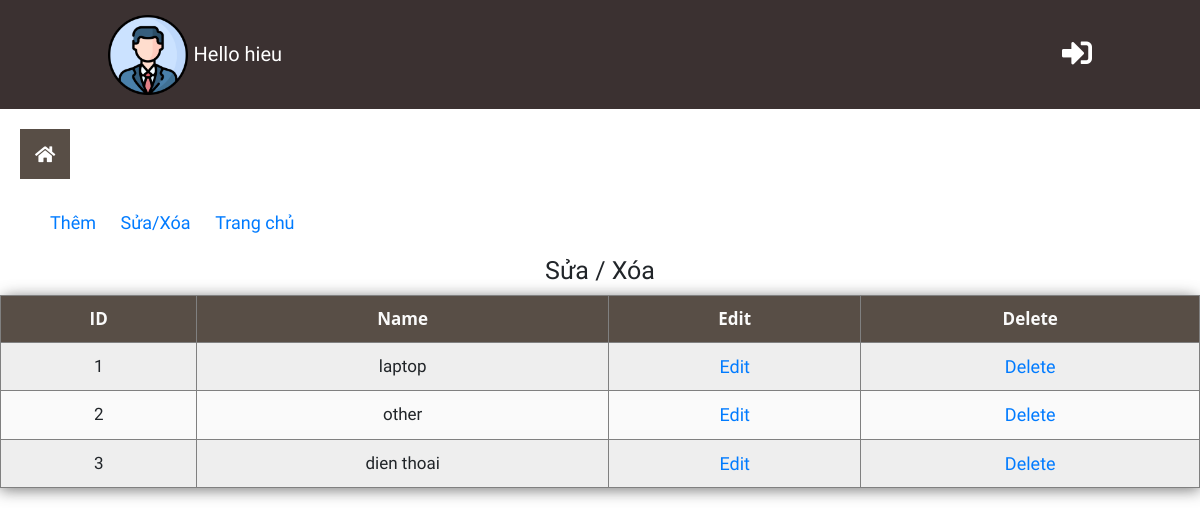
Page /admin/category/view.php (signed in) on the committed database.
### tables this page shows
CREATE TABLE `category` (
  `ID` int(11) NOT NULL,
  `Name` varchar(100) NOT NULL
);

### admin/category/view.php (the view, shortened to what this page needs)
<!DOCTYPE html>
<html lang="en">
<head>
  <link rel="stylesheet" href="../../plugins/bootstrap/bootstrap.min.css">
  <link rel="stylesheet" href="../../plugins/fontawesome/fontawesome.min.css">
  <link rel="stylesheet" href="../assets/css/style.css">
</head>
<body>
  <?php
  include "../adminHeader.php";
  include "../sidebar.php";
  ?>
  <div class="container-header">
    <a href="create.php" class="link" id="float-up">Thêm</a>
    <a href="view.php" class="link">Sửa/Xóa</a>
    <a href="../index.php" class="link">Trang chủ</a>
  </div>
  <h2 style="font-size:25px;padding:10px 10px 0;justify-content:center;display:flex">Sửa / Xóa</h2>
  <table class="table_form">
    <tr>
      <th class="table_item">ID</th>
      <th class="table_item">Name</th>
      <th class="table_item">Edit</th>
      <th class="table_item">Delete</th>
    </tr>
    <?php
    include('../connect.php');
    $sql = "select * from category";
    $result = mysqli_query($conn, $sql);
    ?>
    <tr>
      <?php foreach ($result as $row) : ?>
        <td class="table_item"><?php echo $row['ID']; ?></td>
        <td class="table_item"><?php echo $row['Name']; ?></td>
        <td class="table_item"><a href="update.php?id=<?php echo $row['ID']; ?>">Edit</a></td>
        <td class="table_item"><a href="delete.php?id=<?php echo $row['ID']; ?>">Delete</a></td>
    </tr>
  <?php endforeach ?>
  </table>
</body>
</html>

### admin/assets/css/style.css (style rules this page uses)
* { margin : 0; padding : 0; font-family: 'Work Sans', sans-serif; font-size : 18px; }
table { width : 100%; border-collapse: collapse; border-spacing : 0; box-shadow : 0 2px 15px rgba(64, 64, 64, .7); border-radius : 12px 12px 0 0; margin-bottom : 50px; }
td, th { padding : 10px 16px; text-align: center; }
th { background-color: #584e46; color : #fafafa; font-family : 'Open Sans', Sans-serif; font-weight : bold; }
tr { width : 100%; background-color: #fafafa; font-family : 'Montserrat', sans-serif; }
tr:nth-child(even) { background-color: #eeeeee; }
.table_item { font-size: 17px; border : 1px solid gray; }
.container-header { padding : 10px; margin-left: 30px; }
.container-header a { padding: 10px; }

### rows in the picture
category: ID "1", Name "laptop"
category: ID "2", Name "other"
category: ID "3", Name "dien thoai"

### other values in the picture
$_SESSION['Firstname'] "hieu"
